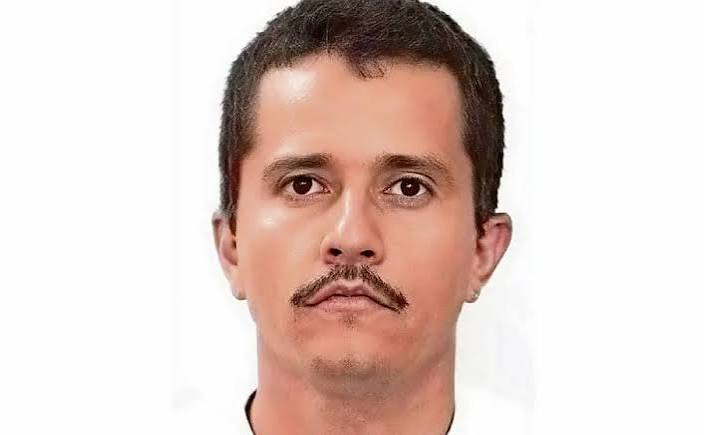
#> input picture data/image.png, 704 x 435 px
$ python Foreground_Extraction.py
#> lines starting #> are read from the running program, lines starting #| are printed output that depends on the picture
# Python program to illustrate foreground extraction using GrabCut algorithm

# organize imports
import numpy as np
import cv2
from matplotlib import pyplot as plt
import os

# --- CONFIGURACIÓN DE RUTAS ---
# Localiza la carpeta raíz del proyecto subiendo un nivel desde 'src'
DIR_DEL_SCRIPT = os.path.dirname(os.path.abspath(__file__))
RAIZ_PROYECTO = os.path.dirname(DIR_DEL_SCRIPT)

# Ruta de entrada (data) y de salida (out)
folder_original = os.path.join(RAIZ_PROYECTO, 'data')
folder_procesada = os.path.join(RAIZ_PROYECTO, 'out')

# Asegurar que la carpeta 'out' exista
if not os.path.exists(folder_procesada):
    os.makedirs(folder_procesada)

# --- CAMBIO AQUÍ: Ahora busca 'image.png' con tu extensión correcta ---
ruta_entrada = os.path.join(folder_original, 'image.png')

# Verificación de seguridad por si no encuentra la imagen
if not os.path.exists(ruta_entrada):
    print(f"\n ERROR: No se encontró 'image.png' en la ruta:")
    print(f" {ruta_entrada}\n")
    exit()

# Cargar la imagen original
image = cv2.imread(ruta_entrada)
#> image is the input picture: shape (435, 704, 3); mean B, G, R 200.3, 206.6, 224.5

# create a simple mask image similar
# to the loaded image, with the
# shape and return type
mask = np.zeros(image.shape[:2], np.uint8)

# specify the background and foreground model
# using numpy the array is constructed of 1 row
# and 65 columns, and all array elements are 0
# Data type for the array is np.float64 (default)
backgroundModel = np.zeros((1, 65), np.float64)
foregroundModel = np.zeros((1, 65), np.float64)

# define the Region of Interest (ROI)
# as the coordinates of the rectangle
# where the values are entered as
# (startingPoint_x, startingPoint_y, width, height)
# these coordinates are according to the input image
# it may vary for different images
# NOTA: Asegúrate de que tu objeto esté dentro de este cuadro (X, Y, Ancho, Alto)
# --- RECUADRO AJUSTADO MANUALMENTE PARA EL ROSTRO ---
altura, ancho = image.shape[:2]
#> altura = 435; ancho = 704

# Definimos un cuadro centrado que cubra la cabeza del hombre
x_inicio = int(ancho * 0.15)
#> x_inicio = 105
y_inicio = int(altura * 0.05)
#> y_inicio = 21
ancho_box = int(ancho * 0.70)
#> ancho_box = 492
alto_box = int(altura * 0.90)
#> alto_box = 391

rectangle = (x_inicio, y_inicio, ancho_box, alto_box)
#> rectangle = (105, 21, 492, 391)
# -----------------------------------------------------

# apply the grabcut algorithm with appropriate
# values as parameters, number of iterations = 3
# cv2.GC_INIT_WITH_RECT is used because
# of the rectangle mode is used
cv2.grabCut(image, mask, rectangle,
            backgroundModel, foregroundModel,
            3, cv2.GC_INIT_WITH_RECT)

# In the new mask image, pixels will
# be marked with four flags
# four flags denote the background / foreground
# mask is changed, all the 0 and 2 pixels
# are converted to the background
# mask is changed, all the 1 and 3 pixels
# are now the part of the foreground
# the return type is also mentioned,
# this gives us the final mask
mask2 = np.where((mask == 2)|(mask == 0), 0, 1).astype('uint8')

# The final mask is multiplied with
# the input image to give the segmented image.
image_segmented = image * mask2[:, :, np.newaxis]
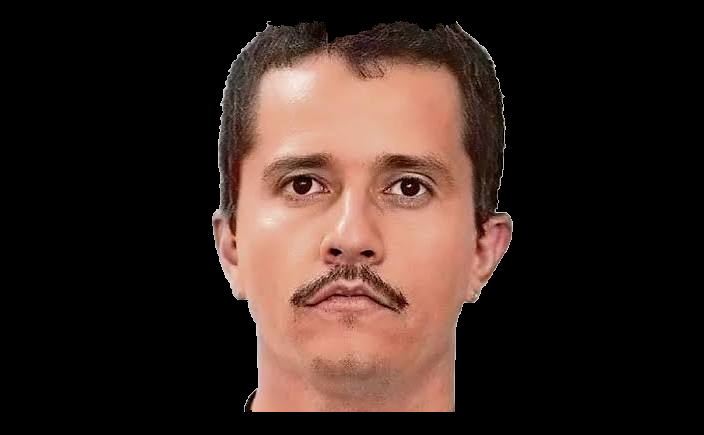
#> image_segmented: shape (435, 704, 3); mean B, G, R 33.1, 38.8, 55.5

# --- Guardar AMBAS imágenes en la carpeta 'out' ---
# 1. Guarda la copia de la imagen original en 'out' (la guardamos como .png también)
cv2.imwrite(os.path.join(folder_procesada, 'imagen_original.png'), image)

# 2. Guarda la imagen procesada por GrabCut en 'out'
cv2.imwrite(os.path.join(folder_procesada, 'resultado_grabcut.png'), image_segmented)

print("¡Hecho! Se guardaron 'imagen_original.png' y 'resultado_grabcut.png' en la carpeta /out")
# ---------------------------------------------------------

# output segmented image with colorbar
plt.subplot(1, 2, 1)
plt.title('Original Image')
plt.imshow(cv2.cvtColor(image, cv2.COLOR_BGR2RGB))
plt.axis('off')

# Display the segmented image
plt.subplot(1, 2, 2)
plt.title('Segmented Image')
plt.imshow(cv2.cvtColor(image_segmented, cv2.COLOR_BGR2RGB))
plt.axis('off')

plt.show()
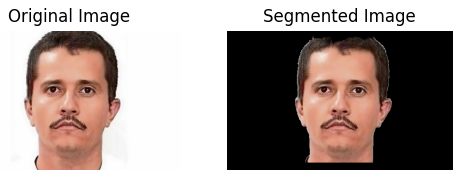
#> figure drawn by matplotlib, 2 panels
